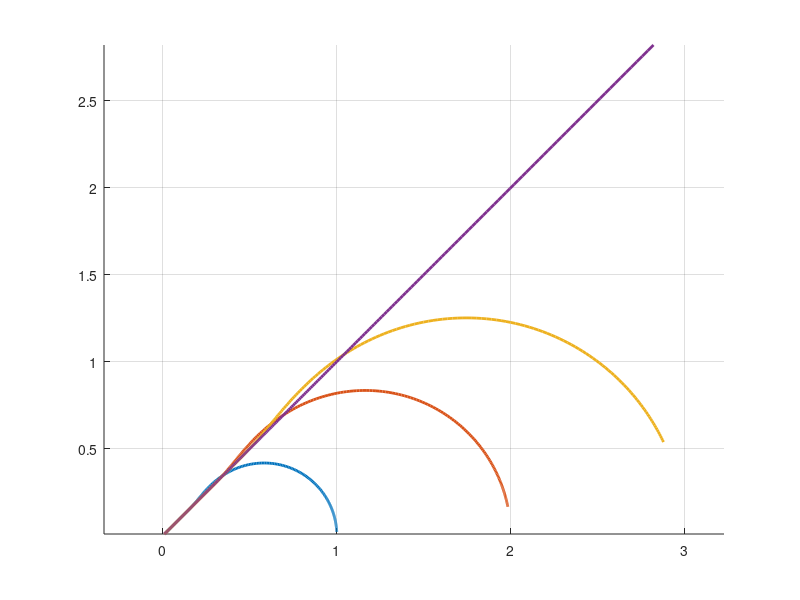

The MATLAB source for this figure: (Note: this script raises an error after producing the figure.)
clear all
close all

% Frequency range
f_exponent_h = 3;
f_exponent_l = -2;

f = logspace(f_exponent_l, f_exponent_h, 500);   % Hz
w = 2*pi*f;
s = 1j*w;

% different a

a = 0.5;
Q = 1;

figure(1)
axis equal
set(gcf, 'Position', [50 50 500 500])
% subplot(1,2,1)
grid on

hold on
% for a = alphas
%     Z = 1 ./ (Q * (1j*w).^a);
%     plot(real(Z), -imag(Z), 'LineWidth', 2, ...
%          'DisplayName', ['$\alpha$ = ' num2str(a)])
% end
Z0 = 1 ./ (Q * (1j*w).^a);
Z1 = tanh(sqrt(s))./sqrt(s);
Z2 = 2*tanh(2*sqrt(s))./(2*sqrt(s));
Z3 = 3*tanh(3*sqrt(s))./(3*sqrt(s));

plot(real(Z1), -imag(Z1), 'LineWidth', 2, ...
         'DisplayName', ['$L = 1$'])
plot(real(Z2), -imag(Z2), 'LineWidth', 2, ...
         'DisplayName', ['$L = 2$'])
plot(real(Z3), -imag(Z3), 'LineWidth', 2, ...
         'DisplayName', ['$L = 3$'])
plot(real(Z0), -imag(Z0), 'LineWidth', 2, ...
         'DisplayName', ['$L = \infty$'])
plot(real(Z4), -imag(Z4), 'LineWidth', 2, ...
         'DisplayName', ['$L = 1$'])   
     
xlabel('$Z'' (\Omega)$','interpreter','latex')
ylabel('$-Z'''' (\Omega)$','interpreter','latex')
axis([0 3 0 3])
legend show
legend('location','best')
% legend('interpreter','latex') 
% figure(2)
% subplot(2,1,1)
% ax = gca;
% ax.XScale = 'log';
% ax.YScale = 'log';
% hold on
% loglog(f, abs(Z0))
% loglog(f, abs(Z1))
% loglog(f, abs(Z2))
% loglog(f, abs(Z3))
% 
% subplot(2,1,2)
% ax = gca;
% ax.XScale = 'log';
% ax.YScale = 'log';
% hold on
% semilogx(f, angle(Z0)*180/pi)
% semilogx(f, angle(Z1)*180/pi)
% semilogx(f, angle(Z2)*180/pi)
% semilogx(f, angle(Z3)*180/pi)
